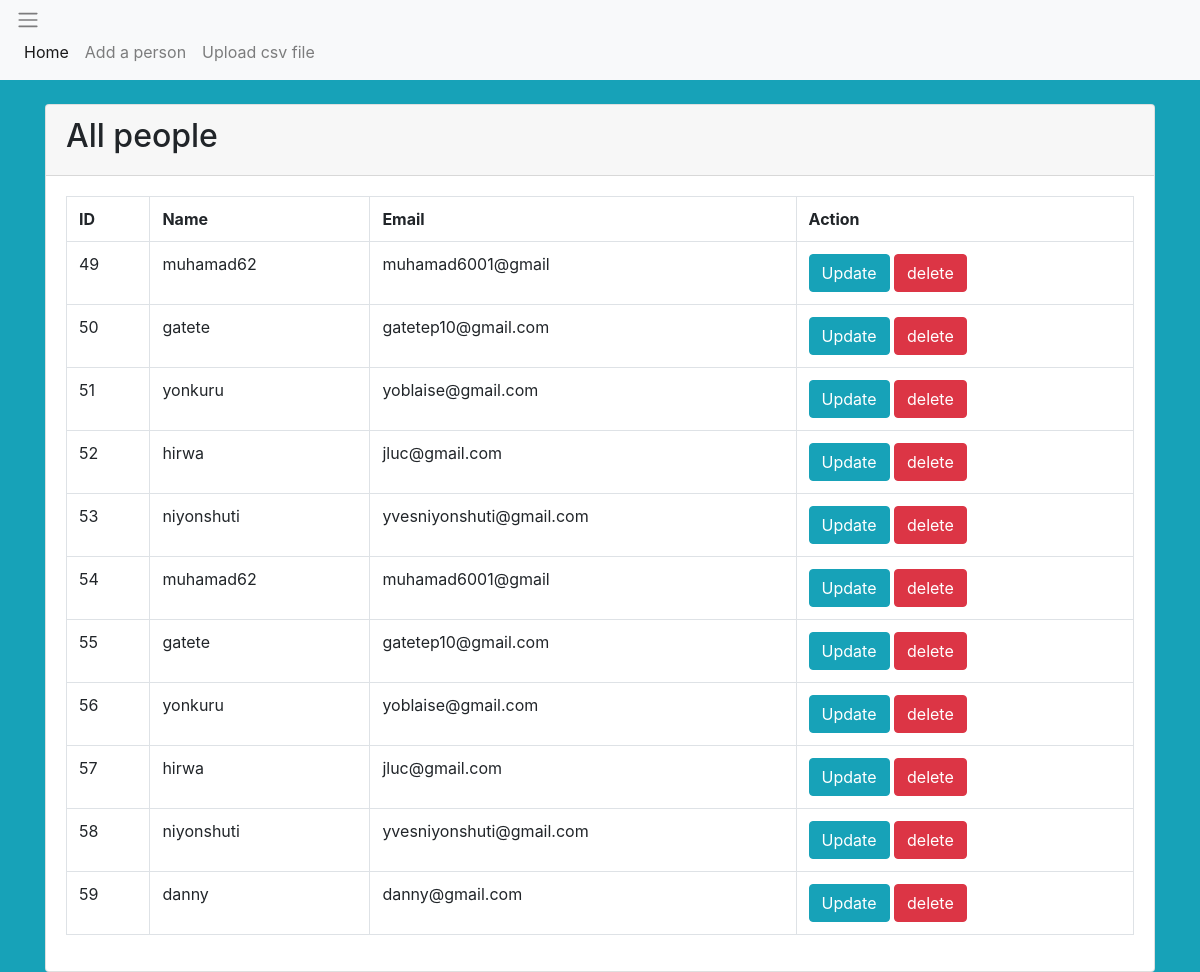
The page / on the database its author committed.
### tables this page shows
CREATE TABLE `people` (
  `id` int(20) NOT NULL,
  `name` varchar(30) NOT NULL,
  `email` varchar(30) NOT NULL
);

### index.php (the view)
<?php
require 'db.php';
$sql = 'SELECT * from people';
$statement = $connection->prepare($sql);
$statement->execute();
$people = $statement->fetchAll(PDO::FETCH_OBJ);
require 'header.php';
?>
<div class ="container">
	<div class="card mt-4">
		<div class="card-header"><h2>All people</h2></div>
		<div class="card-body">
			<table class="table table-bordered">
				<tr>
					<th>ID</th>
					<th>Name</th>
					<th>Email</th>
					<th>Action</th>
</tr>
<?php foreach($people as $p): ?>
	<tr>
		<td><?= $p->id; ?></td>
		<td><?= $p->name; ?></td>
		<td><?= $p->email; ?></td>
<td>
	<a  href="edit.php?id=<?= $p->id ?>" class="btn btn-info">Update</a>
	<a onclick="return confirm('Are you sure you want to delete this entry?')"
	href="delete.php?id=<?= $p->id ?>" class ='btn btn-danger'>delete</a>
</td>
</tr>
<?php endforeach; ?>
</table>
</div>
</div>
</div>

### header.php (shortened to what this page needs)
<html>
    <head>
    <link rel="stylesheet" href="css/bootstrap.min.css">
    <link rel="stylesheet" href="https://stackpath.bootst">
    <body class="bg-info">
        <nav class="navbar navbar-expand-lg navbar-light bg-light">
            <Buttton class ="navbar--targgler" type="button" data-toggler="collapse "
            data-target="#navbarSupportedContent" aria-controls="navbarSupportedContent"
            aria-expanded="false" aria-label="toggle navigation">
            <span class="navbar-toggler-icon"></span>
<div class="collapse navbar-collapse" id ="navbarSupportedContent">
    <ul class="navbar-nav mr-auto">
        <li class="nav-item active">
            <a class="nav-link" href="index.php">Home<span  class="sr-only">(current)</span></a>
</li>
<li class="nav-item">
    <a class="nav-link" href="create.php">Add a person</a>
</li>
<li class="nav-item">
    <a class="nav-link" href="upload.php">Upload csv file</a>
</li>
</ul>
</div>
</nav>
</body>
</html>

### rows shown on the page
people: id "49", name "muhamad62", email "muhamad6001@gmail"
people: id "50", name "gatete", email "gatetep10@gmail.com"
people: id "51", name "yonkuru", email "yoblaise@gmail.com"
people: id "52", name "hirwa", email "jluc@gmail.com"
people: id "53", name "niyonshuti", email "yvesniyonshuti@gmail.com"
people: id "54", name "muhamad62", email "muhamad6001@gmail"
people: id "55", name "gatete", email "gatetep10@gmail.com"
people: id "56", name "yonkuru", email "yoblaise@gmail.com"
people: id "57", name "hirwa", email "jluc@gmail.com"
people: id "58", name "niyonshuti", email "yvesniyonshuti@gmail.com"
people: id "59", name "danny", email "danny@gmail.com"
